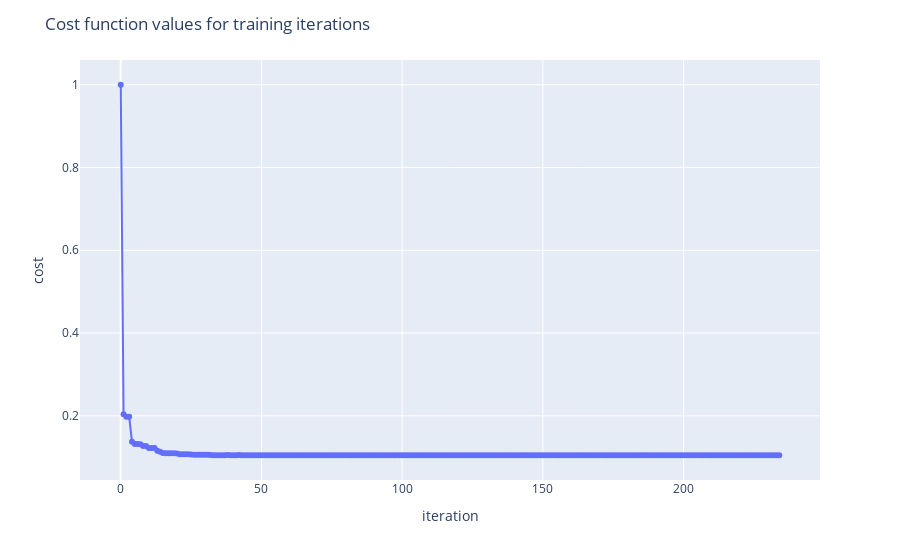

The notebook cell saved with this chart:
### Code cell
visualize_cost(cd_diab.costs)

### Figure 1 — Plotly figure (JSON) as saved in the notebook; plotly's stock layout.template omitted (floating-point values rounded to 4 significant figures; data arrays with more than 128 entries replaced by an {"elided": "..."} marker saying what was removed)
{"data": [{"legendgroup": "", "line": {"color": "#636efa", "dash": "solid"}, "marker": {"symbol": "circle"}, "mode": "markers+lines", "name": "", "orientation": "v", "showlegend": false, "type": "scatter", "x": {"elided": "235 int values"}, "xaxis": "x", "y": {"elided": "235 float values"}, "yaxis": "y"}], "layout": {"hovermode": "x", "legend": {"tracegroupgap": 0}, "margin": {"t": 60}, "title": {"text": "Cost function values for training iterations"}, "xaxis": {"anchor": "y", "domain": [0, 1], "title": {"text": "iteration"}}, "yaxis": {"anchor": "x", "domain": [0, 1], "title": {"text": "cost"}}}}
